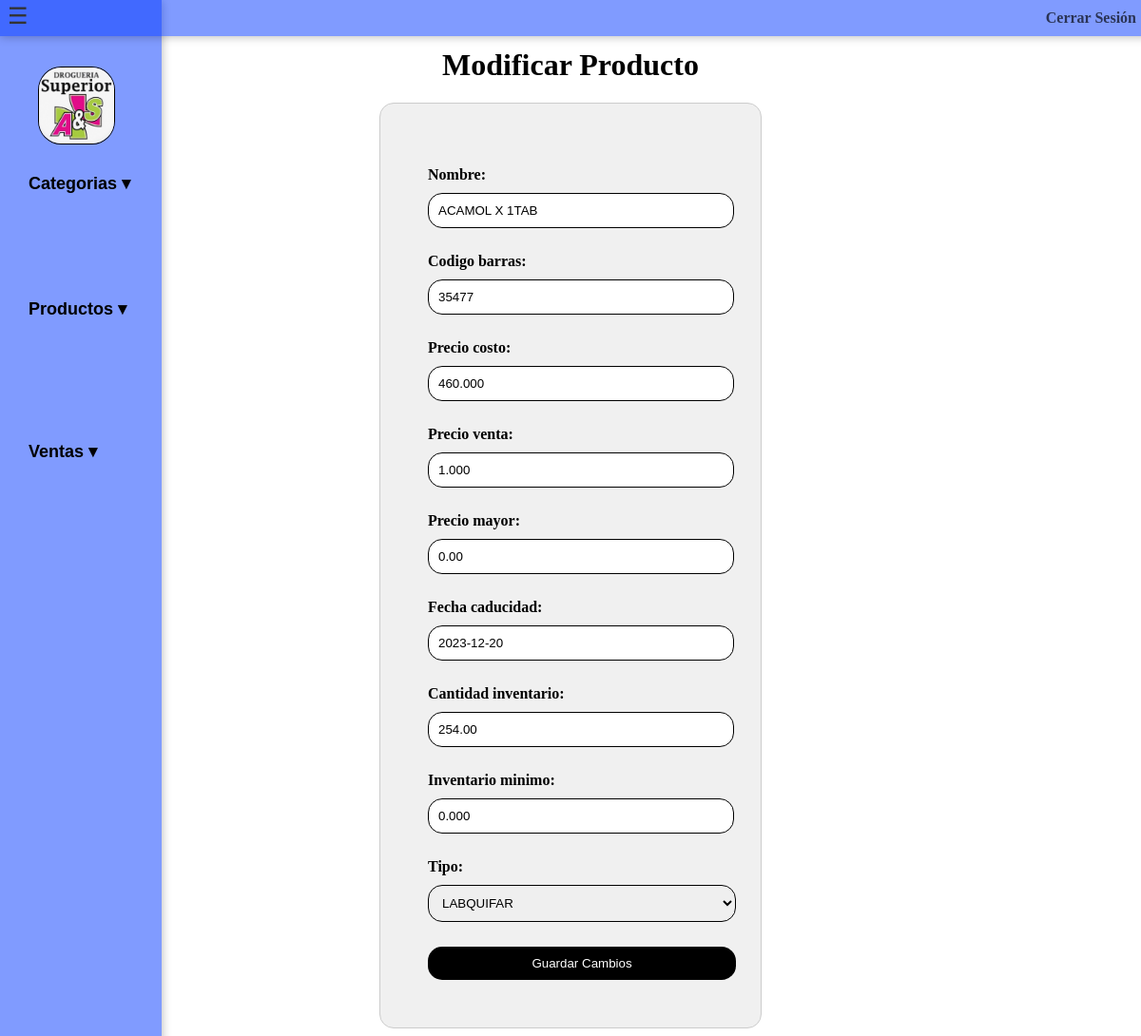
The app's page /productos/modificar/4/ (signed in) with its own data.
### productos/models.py (models this page shows, shortened)
class Producto(models.Model):
    id_producto = models.AutoField(primary_key=True)
    nombre = models.CharField(max_length=100)
    codigo_barras = models.CharField(max_length=13, unique=True)
    precio_costo = models.DecimalField(max_digits=10, decimal_places=3)
    precio_venta = models.DecimalField(max_digits=10, decimal_places=3)
    precio_mayor = models.DecimalField(max_digits=10, decimal_places=2)
    fecha_caducidad = models.DateTimeField()
    cantidad_inventario = models.DecimalField(max_digits=10, decimal_places=2)
    inventario_minimo = models.DecimalField(max_digits=10, decimal_places=3, default=0.000)
    tipo = models.ForeignKey(TipoProducto, on_delete=models.CASCADE)

### tipos_productos/models.py (models this page shows)
class TipoProducto(models.Model):
    nombre = models.CharField(max_length=100)
    def __str__(self):
        return self.nombre

### productos/views.py (the view)
# urls.py: path('modificar/<int:id>/', login_required(modificar_producto), name='modificar_producto'),
def modificar_producto(request, id):
    producto = get_object_or_404(Producto, id_producto=id)
    tipos = TipoProducto.objects.all()
    if request.method == 'POST':
        form = ProductoForm(request.POST, instance=producto)
        if form.is_valid():
            form.save()
            return redirect('listar_productos')
    else:
        form = ProductoForm(instance=producto)
    return render(request, 'productos/modificar_producto.html', {'form': form, 'tipos': tipos})

### productos/forms.py (shortened to what this page needs)
class ProductoForm(forms.ModelForm):
    fecha_caducidad = forms.DateField()
    class Meta:
        model = Producto
        fields = ['nombre', 'codigo_barras', 'precio_costo', 'precio_venta', 'precio_mayor', 'fecha_caducidad', 'cantidad_inventario', 'inventario_minimo', 'tipo']

### productos/templates/productos/modificar_producto.html (shortened to what this page needs)
{% load static %}
<!DOCTYPE html>
<html>
<head>
    <link rel="stylesheet" href="{% static 'css/listas.css' %}">
</head>
<body>
    {% include 'index.html' %}
    <h1>Modificar Producto</h1>
    <form method="post">
        {{ form.as_p }}
        <button type="submit">Guardar Cambios</button>
    </form>
</body>
</html>

### productos/static/css/listas.css (style rules this page uses)
h1 { margin-top: 50px; text-align: center; border-radius: 10px; }
input[type="text"], input[type="number"], input[type="date"] { width: 100%; padding: 10px; margin-bottom: 10px; border: 1px solid #000000; border-radius: 15px; }
select { width: 108%; padding: 10px; margin-bottom: 10px; border: 1px solid #000000; border-radius: 15px; }
button { width: 108%; padding: 10px 50px; background-color: #000000; color: white; border: none; cursor: pointer; border-radius: 15px; }
form { width: 300px; margin: 0 auto; padding: 50px; background-color: #f0f0f0; border: 1px solid #ccc; border-radius: 15px; }
label { display: block; margin-bottom: 10px; font-weight: bold; border-radius: 10px; }
input[type="text"], input[type="password"] { width: 100%; padding: 10px; margin-bottom: 10px; border: 1px solid #000000; border-radius: 15px; }

### records on screen
Producto: nombre "ACAMOL X 1TAB", codigo_barras "35477", precio_costo "460.000", precio_venta "1.000", precio_mayor "0.00", fecha_caducidad "2023-12-20", cantidad_inventario "254.00", inventario_minimo "0.000", tipo "LABQUIFAR"
